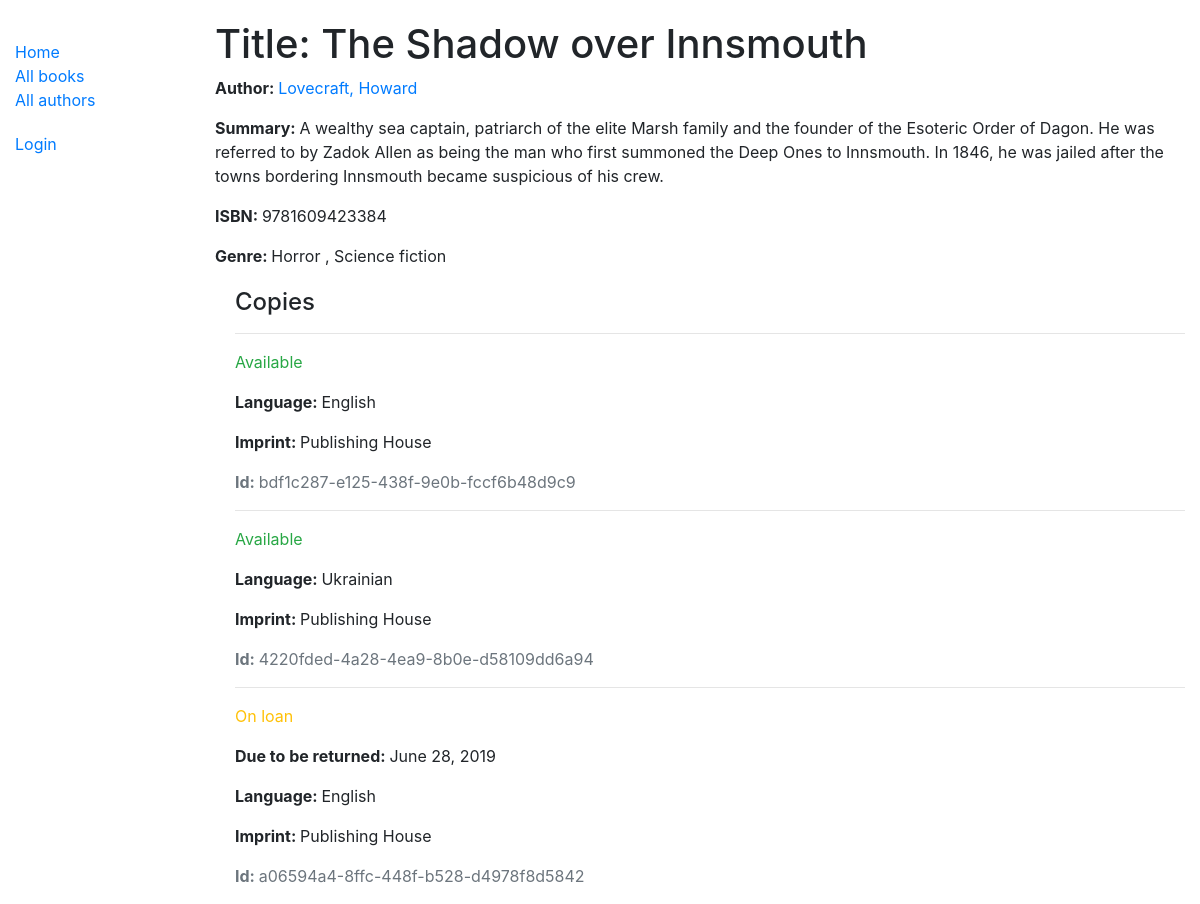
/catalog/books/7, run on the app's committed database.
### catalog/models.py (models this page shows, shortened)
class Book(models.Model):
	title = models.CharField(max_length=200)
	summary = models.TextField()
	author = models.ForeignKey('Author', on_delete=models.SET_NULL, null=True)
	isbn = models.CharField('ISBN', max_length=13, help_text='13 Character <a href="https://www.isbn-international.org/content/what-isbn">ISBN number</a>')
	genre = models.ManyToManyField(Genre, help_text='Select a genre for this book')
	class Meta:
		ordering = ['title']
	def display_genre(self):
		return ', '.join(genre.name for genre in self.genre.all())
	display_genre.short_description = 'Genre'

class Author(models.Model):
	first_name = models.CharField(max_length=100)
	last_name = models.CharField(max_length=100)
	date_of_birth = models.DateField(null=True, blank=True)
	date_of_death = models.DateField('Died', null=True, blank=True)
	class Meta:
		ordering = ['last_name', 'first_name']
	def __str__(self):
		return '{0}, {1}'.format(self.last_name, self.first_name)

class Genre(models.Model):
	name = models.CharField(max_length=200, help_text='Enter a book genre (e.g. Science Fiction)')
	def __str__(self):
		return self.name
	class Meta:
		ordering = ['name']

class BookInstance(models.Model):
	id = models.UUIDField(primary_key=True, default=uuid.uuid4, help_text='Unique ID for this particular book across whole library')
	book = models.ForeignKey('Book', on_delete=models.SET_NULL, null=True)
	language = models.ForeignKey('Language', on_delete=models.SET_NULL, null=True)
	imprint = models.CharField(max_length=200)
	due_back = models.DateField(null=True, blank=True)
	LOAN_STATUS = (
		('m', 'Maintenance'),
		('o', 'On loan'),
		('a', 'Available'),
		('r', 'Reserved'),
	)
	status = models.CharField(
		max_length=1,
		choices=LOAN_STATUS,
		blank=True,
		default='m',
		help_text='Book availability',
	)
	borrower = models.ForeignKey(User, on_delete = models.SET_NULL, null=True, blank=True)
	class Meta:
		ordering = ['book', 'status', 'due_back']
		permissions = (("can_mark_returned", "Set book as returned"),)

class Language(models.Model):
	name = models.CharField(max_length=15, help_text='Book language')
	def __str__(self):
		return self.name

### catalog/views.py (the view)
# urls.py: path('books/<int:pk>', views.BookDetailView.as_view(), name='book-detail'),
class BookDetailView(generic.DetailView):
	model = Book

### catalog/templates/catalog/book_detail.html (shortened to what this page needs)
{% extends "base_generic.html" %}
{% block content %}
<h1>Title: {{ book.title }}</h1>
<p>
	<strong>Author: </strong>
	<a href="{% url 'author-detail' book.author.pk %}">
		{{ book.author }}
	</a>
</p>
<p>
	<strong>Summary: </strong>
	{{ book.summary }}
</p>
<p>
	<strong>ISBN: </strong>
	{{ book.isbn }}
</p>
<p>
	<strong>Genre: </strong>
	{% for genre in book.genre.all %}
		{{ genre }}
		{% if not forloop.last %}, {% endif %}
	{% endfor %}
</p>
<div style="margin-left: 20px; margin-top: 20px">
	<h4>Copies</h4>
	{% for copy in book.bookinstance_set.all %}
	<hr>
	<p class="{% if copy.status == 'a' %}text-success{% elif copy.status == 'm' %}text-danger{% else %}text-warning{% endif %}">{{ copy.get_status_display }}</p>
	{% if copy.status != 'a' %}
		<p><strong>Due to be returned: </strong>{{ copy.due_back }}</p>
	{% endif %}
	<p><strong>Language: </strong>{{ copy.language }}</p>
	<p><strong>Imprint: </strong>{{ copy.imprint }}</p>
	<p class="text-muted"><strong>Id: </strong>{{ copy.id }}</p>
	{% endfor %}
</div>
{% endblock %}

### catalog/static/css/styles.css (style rules this page uses)
body { margin-top: 20px; }

### data on the page
Book: title "The Shadow over Innsmouth", author "Lovecraft, Howard", summary "A wealthy sea captain, patriarch of the elite Marsh family and the founder of the Esoteric Order of Dagon. He was referred to by Zadok Allen as being the man who first summoned the Deep Ones to Innsmouth. In 1846, he was jailed after the towns bordering Innsmouth became suspicious of his crew.", isbn "9781609423384"
Genre: name "Horror"
Genre: name "Science fiction"
BookInstance: status "Available", language "English", imprint "Publishing House", id "bdf1c287-e125-438f-9e0b-fccf6b48d9c9"
BookInstance: status "Available", language "Ukrainian", imprint "Publishing House", id "4220fded-4a28-4ea9-8b0e-d58109dd6a94"
BookInstance: status "On loan", due_back "June 28, 2019", language "English", imprint "Publishing House", id "a06594a4-8ffc-448f-b528-d4978f8d5842"
